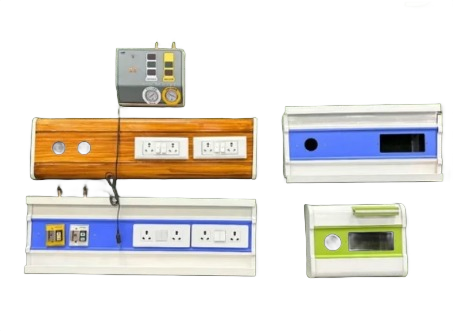
#> input picture catalogue/miscellaneous/Screenshot 2026-10-12 125501.png, 453 x 331 px
$ python process_miscellaneous.py
#> lines starting #> are read from the running program, lines starting #| are printed output that depends on the picture
import os
from PIL import Image

cat = 'miscellaneous'
dir_p = os.path.join('catalogue', cat)
src_p = os.path.join(dir_p, 'Screenshot 2026-10-12 125501.png')
dst_p = os.path.join(dir_p, 'dr-smith-hospital-bed-head-panel-units.png')

if os.path.exists(src_p):
    im = Image.open(src_p)
#> im is the input picture: PIL image 453x331 RGBA; mean R, G, B, A 101.2, 106, 75.5, 93.2
    w, h = im.size
#> w = 453; h = 331
    crop_h = 40 if h > 100 else 0
#> crop_h = 40
    cropped = im.crop((0, 0, w, h - crop_h))
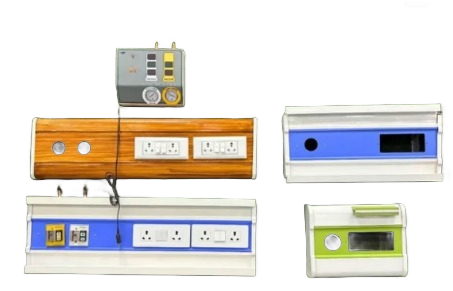
#> cropped: PIL image 453x291 RGBA; mean R, G, B, A 108.1, 112.2, 82.5, 106; transparent parts drawn white
    cropped.save(dst_p, 'PNG', optimize=True)
    print(f"Saved {dst_p}: {cropped.size}")
#| Saved catalogue/miscellaneous/dr-smith-hospital-bed-head-panel-units.png: (453, 291)

index_p = os.path.join(dir_p, 'index.html')
#> (the run stopped early here; a loop or call above may not have finished)
